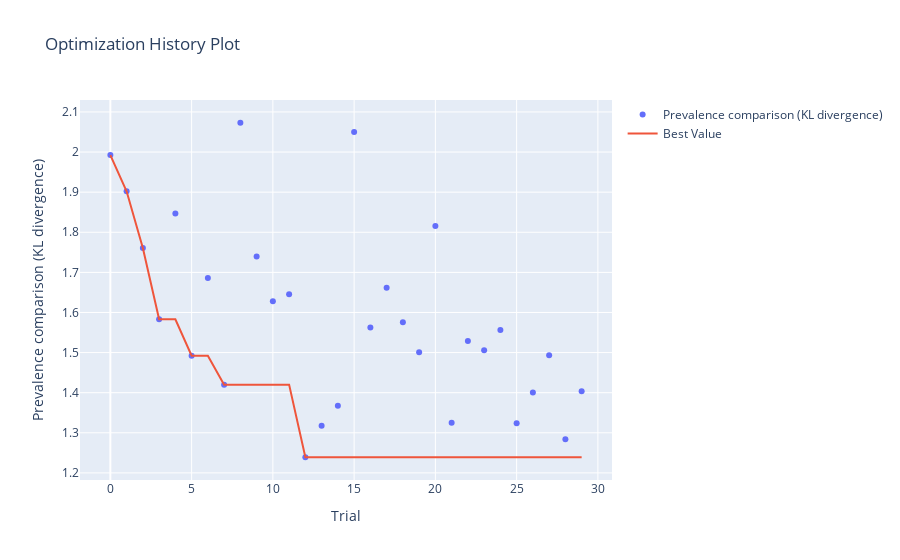

Source (notebook cell):
### Code cell
import plotly
optuna.visualization.plot_optimization_history(study, target_name="Prevalence comparison (KL divergence)")

### Figure 1 — Plotly figure (JSON) as saved in the notebook; plotly's stock layout.template omitted (floating-point values rounded to 4 significant figures)
{"data": [{"mode": "markers", "name": "Prevalence comparison (KL divergence)", "type": "scatter", "x": [0, 1, 2, 3, 4, 5, 6, 7, 8, 9, 10, 11, 12, 13, 14, 15, 16, 17, 18, 19, 20, 21, 22, 23, 24, 25, 26, 27, 28, 29], "y": [1.992, 1.902, 1.761, 1.583, 1.847, 1.492, 1.686, 1.42, 2.073, 1.739, 1.628, 1.646, 1.239, 1.318, 1.368, 2.05, 1.562, 1.662, 1.576, 1.501, 1.815, 1.325, 1.529, 1.506, 1.557, 1.324, 1.401, 1.493, 1.284, 1.404]}, {"name": "Best Value", "type": "scatter", "x": [0, 1, 2, 3, 4, 5, 6, 7, 8, 9, 10, 11, 12, 13, 14, 15, 16, 17, 18, 19, 20, 21, 22, 23, 24, 25, 26, 27, 28, 29], "y": [1.992, 1.902, 1.761, 1.583, 1.583, 1.492, 1.492, 1.42, 1.42, 1.42, 1.42, 1.42, 1.239, 1.239, 1.239, 1.239, 1.239, 1.239, 1.239, 1.239, 1.239, 1.239, 1.239, 1.239, 1.239, 1.239, 1.239, 1.239, 1.239, 1.239]}], "layout": {"title": {"text": "Optimization History Plot"}, "xaxis": {"title": {"text": "Trial"}}, "yaxis": {"title": {"text": "Prevalence comparison (KL divergence)"}}}}
